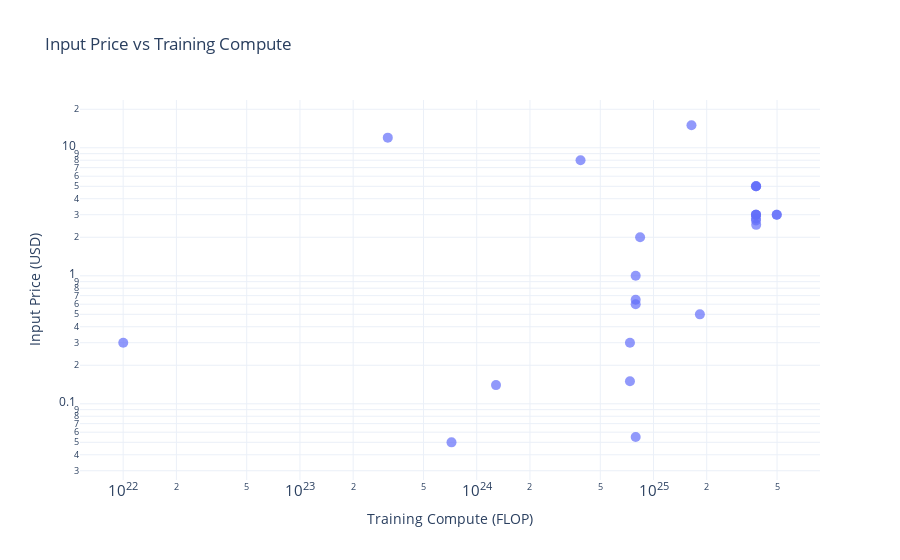
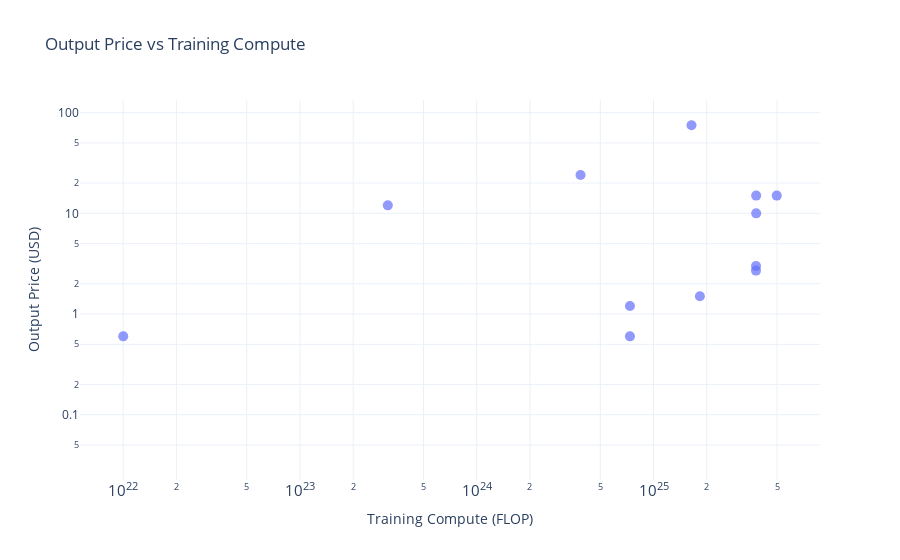

Here is the notebook cell these charts were saved with, in order:
### Code cell
# Use graph_objects to plot price vs training compute
fig = go.Figure()

input_price_df = price_df[price_df['Price Unit'] == '$/1M input tokens'].copy()
output_price_df = price_df[price_df['Price Unit'] == '$/1M output tokens'].copy()

fig.add_trace(go.Scatter(
    x=input_price_df['Training compute (FLOP)'], 
    y=input_price_df['Price (USD)'],
    mode='markers',
    marker=dict(size=10, opacity=0.7)
))
fig.update_layout(
    title='Input Price vs Training Compute',
    xaxis_title='Training Compute (FLOP)',
    yaxis_title='Input Price (USD)',
    yaxis_type='log',
    xaxis_type='log',
)
fig.show()

# Output price vs training compute
fig = go.Figure()
fig.add_trace(go.Scatter(
    x=output_price_df['Training compute (FLOP)'], 
    y=output_price_df['Price (USD)'],
    mode='markers',
    marker=dict(size=10, opacity=0.7)
))
fig.update_layout(
    title='Output Price vs Training Compute',
    xaxis_title='Training Compute (FLOP)',
    yaxis_title='Output Price (USD)',
    yaxis_type='log',
    xaxis_type='log',
)
fig.show()

### Figure 1 — Plotly figure (JSON) as saved in the notebook; plotly's stock layout.template omitted (floating-point values rounded to 4 significant figures)
{"data": [{"marker": {"opacity": 0.7, "size": 10}, "mode": "markers", "type": "scatter", "x": [3.81e+25, 3.81e+25, 7.36e+24, 1.64e+25, null, 4.98e+25, null, null, null, 3.866e+24, 1.83e+25, null, 1.001e+22, null, null, 7.36e+24, null, 3.14e+23, null, 3.8e+25, 3.8e+25, null, null, 4.98e+25, null, null, 7.2e+23, 7.929e+24, 3.8e+25, 3.8e+25, 3.8e+25, 7.929e+24, 7.929e+24, 7.929e+24, 1.285e+24, 8.4e+24, 3.8e+25, 3.8e+25, null, null, null, null, null, null, null, null], "y": [2.5, 5, 0.15, 15, 0.25, 3, 3, 8, 0.8, 8, 0.5, 1.5, 0.3, 3, 0.5, 0.3, 3, 12, 1.6, 2.7, 3, 15, 3, 3, 0.25, 2.5, 0.05, 0.055, 5, 3, 2.8, 1, 0.6, 0.65, 0.14, 2, 5, 3, 2, 0.5, 1, 0.5, 1, 10, 0.04, 0.1]}], "layout": {"title": {"text": "Input Price vs Training Compute"}, "xaxis": {"title": {"text": "Training Compute (FLOP)"}, "type": "log"}, "yaxis": {"title": {"text": "Input Price (USD)"}, "type": "log"}}}

### Figure 2 — Plotly figure (JSON) as saved in the notebook; plotly's stock layout.template omitted (floating-point values rounded to 4 significant figures)
{"data": [{"marker": {"opacity": 0.7, "size": 10}, "mode": "markers", "type": "scatter", "x": [3.81e+25, 3.81e+25, 7.36e+24, 1.64e+25, null, 4.98e+25, null, null, null, 3.866e+24, 1.83e+25, null, 1.001e+22, null, null, 7.36e+24, null, 3.14e+23, null, 3.8e+25, 3.8e+25, null, null, null, null, null, null, null, null, null], "y": [10, 15, 0.6, 75, 1.25, 15, 15, 24, 2.4, 24, 1.5, 2, 0.6, 15, 1.5, 1.2, 6, 12, 1.6, 2.7, 3, 60, 12, 1.5, 5, 1.5, 2, 30, 0.04, 0.1]}], "layout": {"title": {"text": "Output Price vs Training Compute"}, "xaxis": {"title": {"text": "Training Compute (FLOP)"}, "type": "log"}, "yaxis": {"title": {"text": "Output Price (USD)"}, "type": "log"}}}
